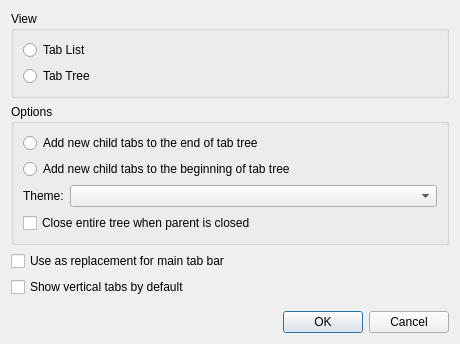
<?xml version="1.0" encoding="UTF-8"?>
<ui version="4.0">
 <class>VerticalTabsSettings</class>
 <widget class="QDialog" name="VerticalTabsSettings">
  <property name="geometry">
   <rect>
    <x>0</x>
    <y>0</y>
    <width>460</width>
    <height>344</height>
   </rect>
  </property>
  <property name="windowTitle">
   <string>Vertical Tabs Settings</string>
  </property>
  <layout class="QVBoxLayout" name="verticalLayout_2">
   <item>
    <widget class="QGroupBox" name="groupBox">
     <property name="title">
      <string>View</string>
     </property>
     <layout class="QVBoxLayout" name="verticalLayout">
      <item>
       <widget class="QRadioButton" name="tabListView">
        <property name="text">
         <string>Tab List</string>
        </property>
       </widget>
      </item>
      <item>
       <widget class="QRadioButton" name="tabTreeView">
        <property name="text">
         <string>Tab Tree</string>
        </property>
       </widget>
      </item>
     </layout>
    </widget>
   </item>
   <item>
    <widget class="QGroupBox" name="groupBox_2">
     <property name="title">
      <string>Options</string>
     </property>
     <layout class="QFormLayout" name="formLayout">
      <item row="0" column="0" colspan="2">
       <widget class="QRadioButton" name="appendChild">
        <property name="text">
         <string>Add new child tabs to the end of tab tree</string>
        </property>
       </widget>
      </item>
      <item row="1" column="0" colspan="2">
       <widget class="QRadioButton" name="prependChild">
        <property name="text">
         <string>Add new child tabs to the beginning of tab tree</string>
        </property>
       </widget>
      </item>
      <item row="2" column="0">
       <widget class="QLabel" name="label">
        <property name="text">
         <string>Theme:</string>
        </property>
       </widget>
      </item>
      <item row="2" column="1">
       <widget class="QComboBox" name="theme"/>
      </item>
      <item row="3" column="0" colspan="2">
       <widget class="QCheckBox" name="closeEntireTree">
        <property name="text">
         <string>Close entire tree when parent is closed</string>
        </property>
       </widget>
      </item>
     </layout>
    </widget>
   </item>
   <item>
    <widget class="QCheckBox" name="replaceTabBar">
     <property name="text">
      <string>Use as replacement for main tab bar</string>
     </property>
    </widget>
   </item>
   <item>
    <widget class="QCheckBox" name="showByDefault">
     <property name="text">
      <string>Show vertical tabs by default</string>
     </property>
    </widget>
   </item>
   <item>
    <spacer name="verticalSpacer">
     <property name="orientation">
      <enum>Qt::Vertical</enum>
     </property>
     <property name="sizeHint" stdset="0">
      <size>
       <width>20</width>
       <height>40</height>
      </size>
     </property>
    </spacer>
   </item>
   <item>
    <widget class="QDialogButtonBox" name="buttonBox">
     <property name="orientation">
      <enum>Qt::Horizontal</enum>
     </property>
     <property name="standardButtons">
      <set>QDialogButtonBox::Cancel|QDialogButtonBox::Ok</set>
     </property>
    </widget>
   </item>
  </layout>
 </widget>
 <resources/>
 <connections/>
</ui>
